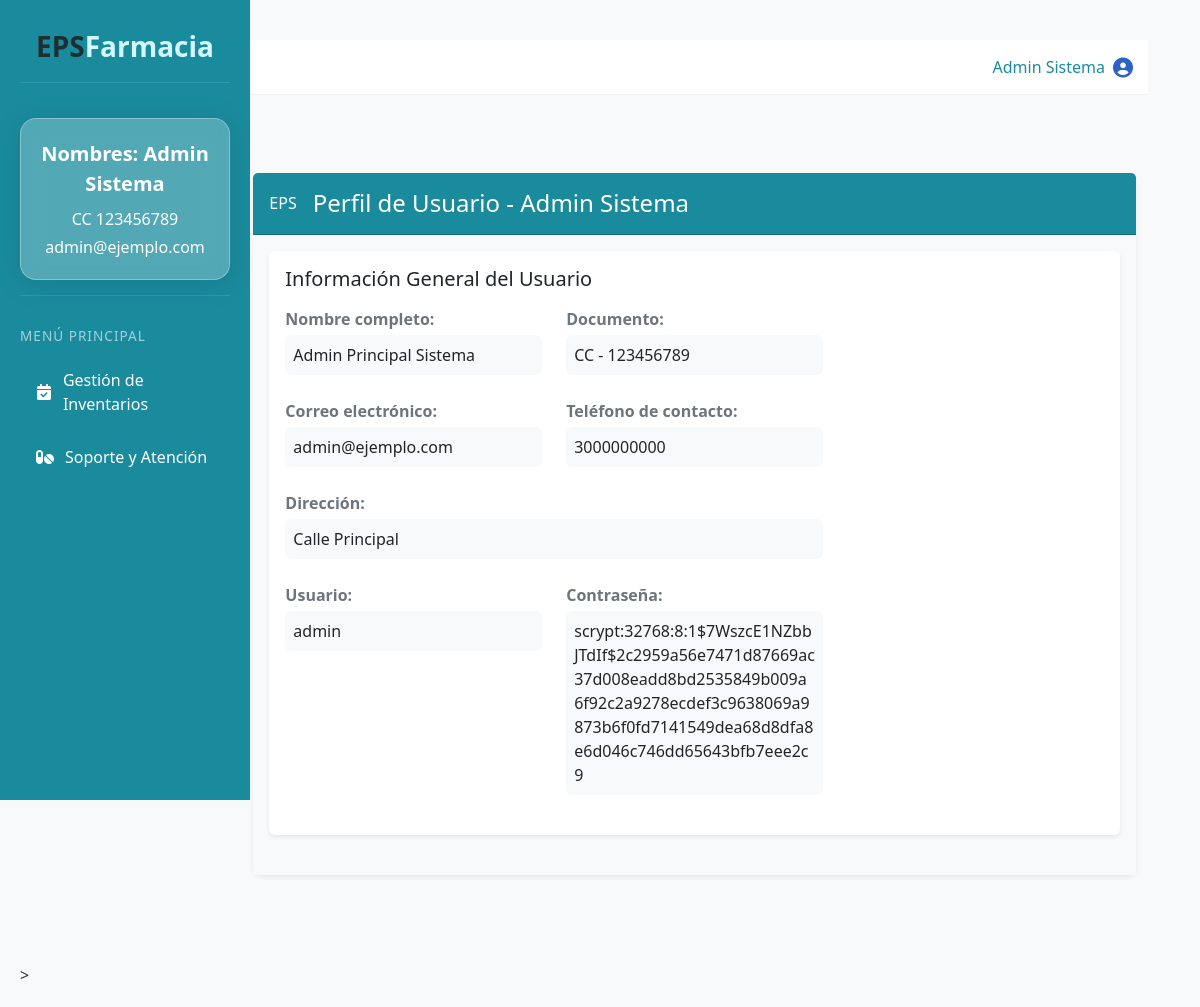
/dashboard_farmacia/perfil_farmacia (signed in), run on the app's committed database.
### models.py (models this page shows)
class Usuario(db.Model, UserMixin):
    __tablename__ = 'usuario'
    id = db.Column(db.Integer, primary_key=True)
    primer_nombre = db.Column(db.String(50), nullable=True)
    segundo_nombre = db.Column(db.String(50))
    primer_apellido = db.Column(db.String(50), nullable=True)
    segundo_apellido = db.Column(db.String(50))
    tipo_documento = db.Column(db.Enum('CC', 'TI', 'CE', 'Pasaporte'), nullable=False)
    numero_documento = db.Column(db.String(20), unique=True, nullable=False)
    usuario = db.Column(db.String(50), unique=True, nullable=True)
    password = db.Column(db.String(255), nullable=False)  # Contraseña sin cifrar
    correo = db.Column(db.String(100), nullable=False)
    telefono = db.Column(db.String(15))
    direccion = db.Column(db.String(255))
    rol = db.Column(db.Enum('Administrador', 'Subadministrador', 'Farmacia', 'paciente'), nullable=False)
    activo = db.Column(db.Boolean, default=False)
    afiliado = db.Column(db.Boolean, default=False)
    debe_cambiar_clave = db.Column(db.Boolean, default=False)

### servidor.py (the view)
@app.route('/dashboard_farmacia/perfil_farmacia')
@login_required
def perfil_far():
    solicitudes = solicitudes_afiliacion.query.order_by(
        solicitudes_afiliacion.estado != 'Rechazada',
        solicitudes_afiliacion.fecha_solicitud.desc()
    ).all()
    return render_template('perfil_farmacia.html' ,solicitudes=solicitudes, usuario=current_user )

### servidor.py (called while the page is built)
@login_manager.user_loader
def load_user(user_id):
    return Usuario.query.get(int(user_id))

### templates/perfil_farmacia.html (shortened to what this page needs)
{% extends "dashboard_farmacia.html" %}
{% block content %}
<section class="perfil-section container py-5">
    <div class="card border-0 shadow-sm">
        <div class="card-header eps-header e text-white py-3">
            <div class="d-flex align-items-center">
                <span class="eps-logo me-3">EPS</span>
                <h2 class="mb-0 fs-4">Perfil de Usuario - {{ usuario.primer_nombre }} {{ usuario.primer_apellido }}</h2>
            </div>
        </div>
        <div class="card-body bg-light ">
            <div class="bg-white p-3 mb-4 rounded shadow-sm">
                <div class="row">
                    <div class="col-md-8">
                        <h3 class="text-primary-eps mb-3 fs-5">Información General del Usuario</h3>
                        <div class="row">
                            <div class="col-md-6 mb-2">
                                <p class="mb-1"><span class="text-secondary fw-bold">Nombre completo:</span></p>
                                <p class="bg-light p-2 rounded">{{ usuario.primer_nombre }} {{ usuario.segundo_nombre }} {{ usuario.primer_apellido }} {{ usuario.segundo_apellido }}</p>
                            </div>
                            <div class="col-md-6 mb-2">
                                <p class="mb-1"><span class="text-secondary fw-bold">Documento:</span></p>
                                <p class="bg-light p-2 rounded">{{ usuario.tipo_documento }} - {{ usuario.numero_documento }}</p>
                            </div>
                        </div>
                        <div class="row">
                            <div class="col-md-6 mb-2">
                                <p class="mb-1"><span class="text-secondary fw-bold">Correo electrónico:</span></p>
                                <p class="bg-light p-2 rounded">{{ usuario.correo }}</p>
                            </div>
                            <div class="col-md-6 mb-2">
                                <p class="mb-1"><span class="text-secondary fw-bold">Teléfono de contacto:</span></p>
                                <p class="bg-light p-2 rounded">{{ usuario.telefono }}</p>
                            </div>
                        </div>
                        <div class="row">
                            <div class="col-md-12 mb-2">
                                <p class="mb-1"><span class="text-secondary fw-bold">Dirección:</span></p>
                                <p class="bg-light p-2 rounded">{{ usuario.direccion }}</p>
                            </div>
                        </div>
                        <div class="row">
                            <div class="col-md-6 mb-2">
                                <p class="mb-1"><span class="text-secondary fw-bold">Usuario:</span></p>
                                <p class="bg-light p-2 rounded">{{ usuario.usuario }}</p>
                            </div>
                            <div class="col-md-6 mb-2">
                                <p class="mb-1"><span class="text-secondary fw-bold">Contraseña:</span></p>
                                <p class="bg-light p-2 rounded">{{ usuario.password }}</p>
                            </div>
                        </div>
                    </div>
                    <div class="col-md-4 text-center">
                        <div class="mb-3">
                            {% if usuario.foto_perfil %}
                                <img src="{{ usuario.foto_perfil }}" alt="Foto de perfil" class="img-thumbnail eps-profile-img" width="120">
                            {% else %}
                                <div class="default-profile-img rounded-circle d-flex align-items-center justify-content-center text-white">
                                    <span class="fs-1">{{ usuario.primer_nombre[0] }}{{ usuario.primer_apellido[0] }}</span>
                                </div>
                            {% endif %}
                        </div>
                        <div class="mb-2">
                            <span class="badge eps-status-{{ 'active' if usuario.activo else 'inactive' }} px-3 py-2">
                            </span>
                        </div>
                        <div class="mb-3">
                            <span class="badge eps-badge-afiliacion px-3 py-2">
                            </span>
                        </div>
                    </div>
                </div>
            </div>
</div>
</section>
{% endblock %}

### templates/dashboard_farmacia.html (shortened to what this page needs)
<!DOCTYPE html>
<html lang="es">
  <head>
    <link href="https://cdn.jsdelivr.net/npm/bootstrap@5.3.0/dist/css/bootstrap.min.css" rel="stylesheet" />
    <link href="https://cdnjs.cloudflare.com/ajax/libs/font-awesome/6.5.1/css/all.min.css" rel="stylesheet" />
    <link rel="stylesheet" href="{{ url_for('static', filename='css/adminsud.css') }}" />
    <link rel="stylesheet" href="{{ url_for('static', filename='css/diseño_soli.css') }}" />
    <link rel="stylesheet" href="https://cdn.jsdelivr.net/npm/bootstrap-icons/font/bootstrap-icons.css" />
  </head>
  <body>
    <div class="container-fluid">
      <div class="row g-0">
        <div class="col-lg-3 col-xl-2 sidebar d-lg-block" id="sidebar">
          <div class="sidebar-brand">
            <h2 class="h2">EPS<span class="famr">Farmacia</span></h2>
          </div>
          <div class="profile-section">
            <div class="profile-card" style="background-color: rgba(255, 255, 255, 0.25); color: white; padding: 20px; border-radius: 16px; box-shadow: 0 4px 30px rgba(0, 0, 0, 0.1); backdrop-filter: blur(10px); -webkit-backdrop-filter: blur(10px); border: 1px solid rgba(255, 255, 255, 0.3);">
              <div id="perfilnombre" class="fw-bold fs-5 mb-2"> Nombres: {{current_user.primer_nombre}} {{current_user.primer_apellido}}</div>
              <div class="mb-1"> {{current_user.tipo_documento}} {{current_user.numero_documento}}</div>
              <div>{{current_user.correo}}</div>
            </div>
          </div>
          <div class="sidebar-header">Menú Principal</div>
          <ul class="sidebar-menu nav flex-column">
            <li class="nav-item">
              <a href="{{url_for('ver_medicamentos')}}" class="nav-link">
                <i class="fas fa-calendar-check"></i>
                <span>Gestión de Inventarios</span>
              </a>
            </li>
            <li class="nav-item">
              <a class="nav-link">
                <i class="fas fa-pills"></i>
                <span>Soporte y Atención</span>
              </a>
            </li>
          </ul>
        </div>
        <div class="col-lg-9 col-xl-10 content-wrapper ms-lg-auto">
          <header class="main-header d-flex justify-content-between align-items-center">
            <div class="user-dropdown dropdown">
              <a class="dropdown-toggle text-decoration-none d-flex align-items-center" href="#" role="button" data-bs-toggle="dropdown" aria-expanded="false">
                <span id="nombreapelido" class="me-2 span">{{ current_user.primer_nombre }} {{ current_user.primer_apellido }}</span>
                <i class="fas fa-user-circle fa-lg text-primary"></i>
              </a>
            </div>
          </header>
          <main>
            {% block content %}
            {% endblock %}
          </main>
        </div>
      </div>
    </div>
    <script src="{{ url_for('static', filename='js/funciones_admin.js') }}"></script>>
  </body>
</html>

### static/css/adminsud.css (style rules this page uses)
:root { --primary-color: #2c62c8; --secondary-color: #17a2b8; --accent-color: #28a745; --warning-color: #ffc107; --danger-color: #dc3545; --dark-color: #0d265d; --light-color: #f8f9fa; --text-color: #333; --text-muted: #6c757d; }
body { font-family: 'Segoe UI', Tahoma, Geneva, Verdana, sans-serif; color: var(--text-color); background-color: #f5f7fb; }
.sidebar { background-color: var(--dark-color); min-height: 100vh; padding: 1rem; color: white; }
.sidebar-brand { padding: 10px 0; text-align: center; margin-bottom: 20px; border-bottom: 1px solid rgba(255, 255, 255, 0.1); }
.sidebar-brand h2 { font-size: 1.75rem; font-weight: 700; }
.sidebar-brand span { color: var(--secondary-color); }
.profile-section { text-align: center; padding: 15px 0; border-bottom: 1px solid rgba(255, 255, 255, 0.1); margin-bottom: 20px; }
.sidebar-header { font-size: 0.85rem; text-transform: uppercase; letter-spacing: 1px; padding: 10px 0; color: rgba(255, 255, 255, 0.6); }
.sidebar-menu { list-style: none; padding: 0; margin-bottom: 20px; }
.sidebar-menu .nav-link { color: white; padding: 12px 15px; border-radius: 5px; margin-bottom: 5px; display: flex; align-items: center; }
.sidebar-menu .nav-link i { margin-right: 10px; width: 20px; text-align: center; }
.main-header { background-color: white; border-bottom: 1px solid rgba(0,0,0,0.05); padding: 15px; z-index: 1025; }
.perfil-section { margin-top: 30px; }
.card { border: none; border-radius: 8px; box-shadow: 0 2px 6px rgba(0, 0, 0, 0.05); margin-bottom: 20px; }
.text-primary { color: var(--primary-color) !important; }
.user-dropdown .dropdown-toggle::after { display: none; }
.sidebar { position: fixed; top: 0; left: 0; width: 250px; height: 100vh; background: var(--dark-color); color: white; overflow-y: auto; transition: left 0.3s ease-in-out; z-index: 1050; }
.content-wrapper { margin-left: 250px; padding: 20px; transition: margin-left 0.3s ease-in-out; }

### static/css/diseño_soli.css (style rules this page uses)
body { font-family: 'Segoe UI', Tahoma, Geneva, Verdana, sans-serif; background-color: #f8f9fa; padding: 20px; }

### templates/dashboard_farmacia.html (style rules this page uses)
#sidebar { background-color: #1a8b9d; color: white; height: 100vh; padding: 20px; }
.h2 { color: rgba(31, 31, 31, 0.863) !important; }
.span { color: #1a8b9d!important; }
.famr { color:rgb(211, 247, 252)!important; }

### templates/perfil_farmacia.html (style rules this page uses)
.e { background-color: #1a8b9d; !important; }

### data on the page
Usuario: primer_nombre "Admin", primer_apellido "Sistema", tipo_documento "CC", numero_documento "123456789", correo "admin@ejemplo.com", segundo_nombre "Principal", telefono "3000000000", direccion "Calle Principal", usuario "admin", password "scrypt:32768:8:1$7WszcE1NZbbJTdIf$2c2959a56e7471d87669ac37d008eadd8bd2535849b009a6f92c2a9278ecdef3c9638069a9873b6f0fd7141549dea68d8dfa8e6d046c746dd65643bfb7eee2c9"
